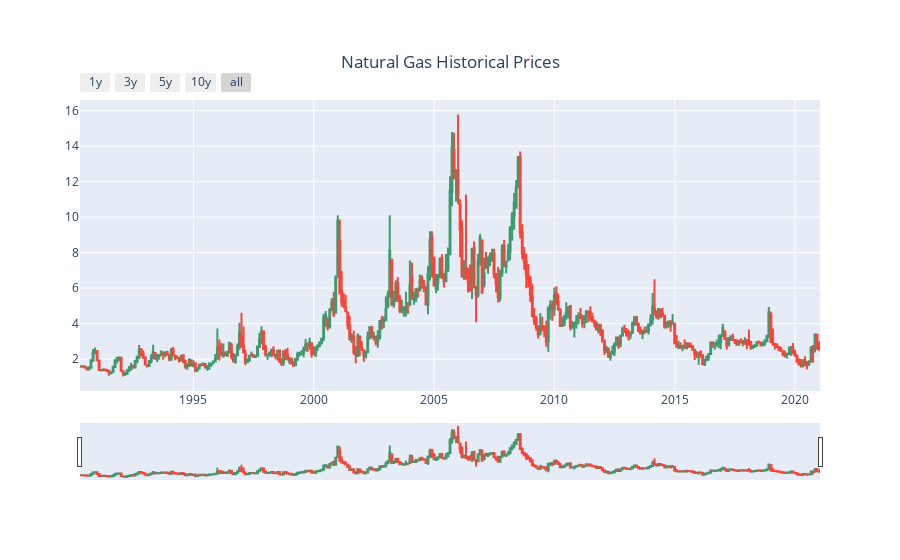

The cell this chart's notebook holds for it:
### Code cell
# creates a candlestick chart with OHLC monthly candles
fig = go.Figure(data=[go.Candlestick(x=monthly.index,
                open=monthly['Open'], high=monthly['High'],
                low=monthly['Low'], close=monthly['Last'])])
# create title
fig.update_layout(
    title={
        'text': 'Natural Gas Historical Prices',
        'y':0.9,
        'x':0.5,
        'xanchor': 'center',
        'yanchor': 'top'},
        font=dict(
        size=12))


# creates zoom feature on y-axis
fig.update_yaxes(fixedrange = False)

# creates year buttons & x-axis slider
fig.update_xaxes(
    rangeslider_visible=True,
    rangeselector=dict(
        buttons=list([
            dict(count=1, label='1y', step='year', stepmode='backward'),
            dict(count=3, label='3y', step='year', stepmode='backward'),
            dict(count=5, label='5y', step='year', stepmode='backward'),
            dict(count=10, label='10y', step='year', stepmode='backward'),
            dict(step='all')]
        )
    )
)

fig.show()

### Figure 1 — Plotly figure (JSON) as saved in the notebook; plotly's stock layout.template omitted (floating-point values rounded to 4 significant figures; data arrays with more than 128 entries replaced by an {"elided": "..."} marker saying what was removed)
{"data": [{"close": {"elided": "369 float values"}, "high": {"elided": "369 float values"}, "low": {"elided": "369 float values"}, "open": {"elided": "369 float values"}, "type": "candlestick", "x": {"elided": "369 str values"}}], "layout": {"font": {"size": 12}, "title": {"text": "Natural Gas Historical Prices", "x": 0.5, "xanchor": "center", "y": 0.9, "yanchor": "top"}, "xaxis": {"rangeselector": {"buttons": [{"count": 1, "label": "1y", "step": "year", "stepmode": "backward"}, {"count": 3, "label": "3y", "step": "year", "stepmode": "backward"}, {"count": 5, "label": "5y", "step": "year", "stepmode": "backward"}, {"count": 10, "label": "10y", "step": "year", "stepmode": "backward"}, {"step": "all"}]}, "rangeslider": {"visible": true}}, "yaxis": {"fixedrange": false}}}
